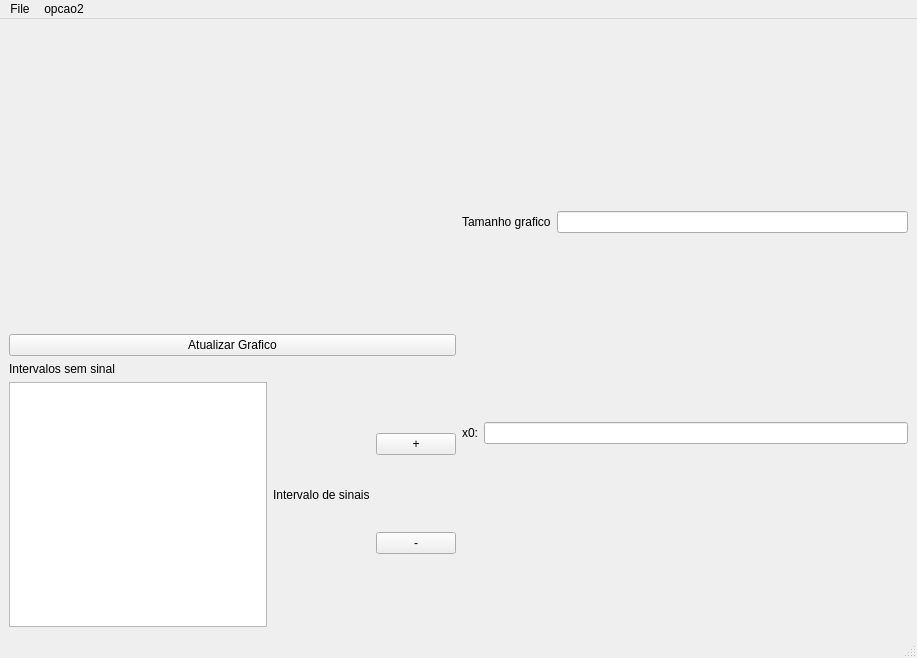
<?xml version="1.0" encoding="UTF-8"?>
<ui version="4.0">
 <class>MainWindow</class>
 <widget class="QMainWindow" name="MainWindow">
  <property name="geometry">
   <rect>
    <x>0</x>
    <y>0</y>
    <width>917</width>
    <height>658</height>
   </rect>
  </property>
  <property name="windowTitle">
   <string>MainWindow</string>
  </property>
  <widget class="QWidget" name="centralwidget">
   <layout class="QGridLayout" name="gridLayout">
    <item row="0" column="1" rowspan="3">
     <layout class="QVBoxLayout" name="verticalLayout">
      <item>
       <layout class="QHBoxLayout" name="horizontalLayout_2">
        <item>
         <widget class="QLabel" name="label_2">
          <property name="text">
           <string>Tamanho grafico</string>
          </property>
         </widget>
        </item>
        <item>
         <widget class="QLineEdit" name="tam_graf"/>
        </item>
       </layout>
      </item>
      <item>
       <layout class="QHBoxLayout" name="horizontalLayout_4">
        <item>
         <widget class="QLabel" name="label_4">
          <property name="text">
           <string>x0:</string>
          </property>
         </widget>
        </item>
        <item>
         <widget class="QLineEdit" name="x0_graf"/>
        </item>
       </layout>
      </item>
     </layout>
    </item>
    <item row="0" column="0">
     <widget class="MplWidget" name="MplWidget" native="true">
      <property name="minimumSize">
       <size>
        <width>420</width>
        <height>300</height>
       </size>
      </property>
      <property name="maximumSize">
       <size>
        <width>420</width>
        <height>300</height>
       </size>
      </property>
      <property name="baseSize">
       <size>
        <width>0</width>
        <height>300</height>
       </size>
      </property>
     </widget>
    </item>
    <item row="1" column="0">
     <layout class="QHBoxLayout" name="horizontalLayout">
      <item>
       <widget class="QPushButton" name="bt_update">
        <property name="text">
         <string>Atualizar Grafico</string>
        </property>
       </widget>
      </item>
     </layout>
    </item>
    <item row="2" column="0">
     <layout class="QHBoxLayout" name="horizontalLayout_7">
      <item>
       <layout class="QVBoxLayout" name="verticalLayout_2">
        <item>
         <widget class="QLabel" name="label_8">
          <property name="text">
           <string>Intervalos sem sinal</string>
          </property>
         </widget>
        </item>
        <item>
         <widget class="QListView" name="List_IntervalosVaziios"/>
        </item>
       </layout>
      </item>
      <item>
       <layout class="QVBoxLayout" name="verticalLayout_3">
        <item>
         <widget class="QLabel" name="label_9">
          <property name="text">
           <string>Intervalo de sinais</string>
          </property>
         </widget>
        </item>
        <item>
         <layout class="QHBoxLayout" name="horizontalLayout_8"/>
        </item>
       </layout>
      </item>
      <item>
       <layout class="QVBoxLayout" name="verticalLayout_5">
        <item>
         <widget class="QPushButton" name="pushButton_4">
          <property name="text">
           <string>+</string>
          </property>
         </widget>
        </item>
        <item>
         <widget class="QPushButton" name="pushButton_3">
          <property name="text">
           <string>-</string>
          </property>
         </widget>
        </item>
       </layout>
      </item>
     </layout>
    </item>
   </layout>
  </widget>
  <widget class="QMenuBar" name="menubar">
   <property name="geometry">
    <rect>
     <x>0</x>
     <y>0</y>
     <width>917</width>
     <height>26</height>
    </rect>
   </property>
   <widget class="QMenu" name="menuFile">
    <property name="title">
     <string>File</string>
    </property>
    <addaction name="actionImport"/>
    <addaction name="actionPreview"/>
    <addaction name="actionProcess_EMG"/>
   </widget>
   <widget class="QMenu" name="menuopcao2">
    <property name="title">
     <string>opcao2</string>
    </property>
   </widget>
   <addaction name="menuFile"/>
   <addaction name="menuopcao2"/>
  </widget>
  <widget class="QStatusBar" name="statusbar"/>
  <action name="actionImport">
   <property name="text">
    <string>Import</string>
   </property>
  </action>
  <action name="actionPreview">
   <property name="text">
    <string>Preview</string>
   </property>
  </action>
  <action name="actionProcess_EMG">
   <property name="text">
    <string>Process EMG</string>
   </property>
  </action>
 </widget>
 <customwidgets>
  <customwidget>
   <class>MplWidget</class>
   <extends>QWidget</extends>
   <header>mplwidget.h</header>
   <container>1</container>
  </customwidget>
 </customwidgets>
 <resources>
  <include location="../../Downloads/teste.qrc"/>
 </resources>
 <connections/>
</ui>
